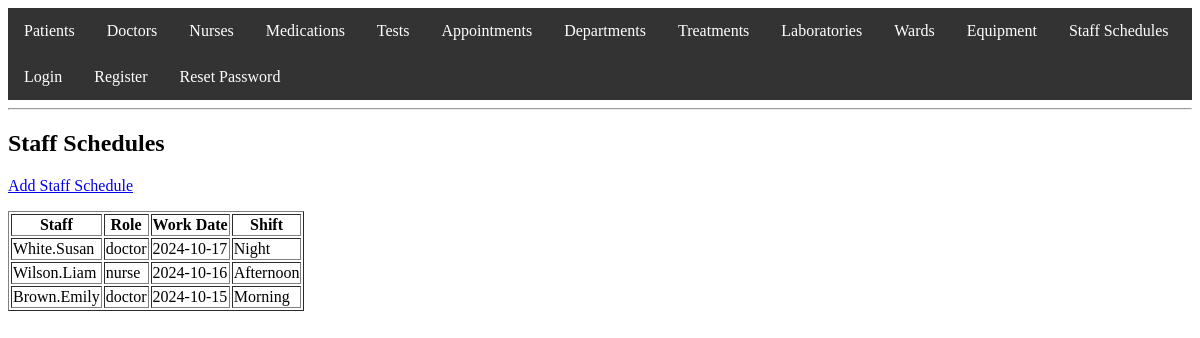
Screenshot of /schedule/view_schedules.php with the database file from the repository.
### tables this page shows
CREATE TABLE StaffSchedules (
                                schedule_id INT PRIMARY KEY AUTO_INCREMENT,
                                staff_id INT,
                                role ENUM('doctor', 'nurse'),
                                work_date DATE,
                                shift ENUM('Morning', 'Afternoon', 'Night'),
                                FOREIGN KEY (staff_id) REFERENCES Users(user_id) ON DELETE CASCADE
);

CREATE TABLE Users (
                       user_id INT PRIMARY KEY AUTO_INCREMENT,
                       username VARCHAR(50) UNIQUE NOT NULL,
                       password_hash VARCHAR(255) NOT NULL,
                       email VARCHAR(100) UNIQUE NOT NULL,
                       role ENUM('doctor', 'nurse', 'admin', 'patient') DEFAULT 'patient',
                       created_at TIMESTAMP DEFAULT CURRENT_TIMESTAMP
);

### schedule/view_schedules.php (the view, shortened to what this page needs)
<?php
include '../auth.php';
include '../header.php';
$sql = "
    SELECT ss.*, u.username
    FROM StaffSchedules ss
    JOIN Users u ON ss.staff_id = u.user_id
    ORDER BY ss.work_date DESC
";
$result = $conn->query($sql);
?>
<h2>Staff Schedules</h2>
<p><a href="add_schedule_form.php">Add Staff Schedule</a></p>
<table border="1">
    <tr>
        <th>Staff</th>
        <th>Role</th>
        <th>Work Date</th>
        <th>Shift</th>
    </tr>
    <?php while ($schedule = $result->fetch_assoc()): ?>
        <tr>
            <td><?php echo htmlspecialchars($schedule['username']); ?></td>
            <td><?php echo htmlspecialchars($schedule['role']); ?></td>
            <td><?php echo htmlspecialchars($schedule['work_date']); ?></td>
            <td><?php echo htmlspecialchars($schedule['shift']); ?></td>
        </tr>
    <?php endwhile; ?>
</table>
<?php
include '../footer.php';
?>

### rows the page displays
staffschedules: staff.username "White.Susan", role "doctor", work_date "2024-10-17", shift "Night"
staffschedules: staff.username "Wilson.Liam", role "nurse", work_date "2024-10-16", shift "Afternoon"
staffschedules: staff.username "Brown.Emily", role "doctor", work_date "2024-10-15", shift "Morning"
